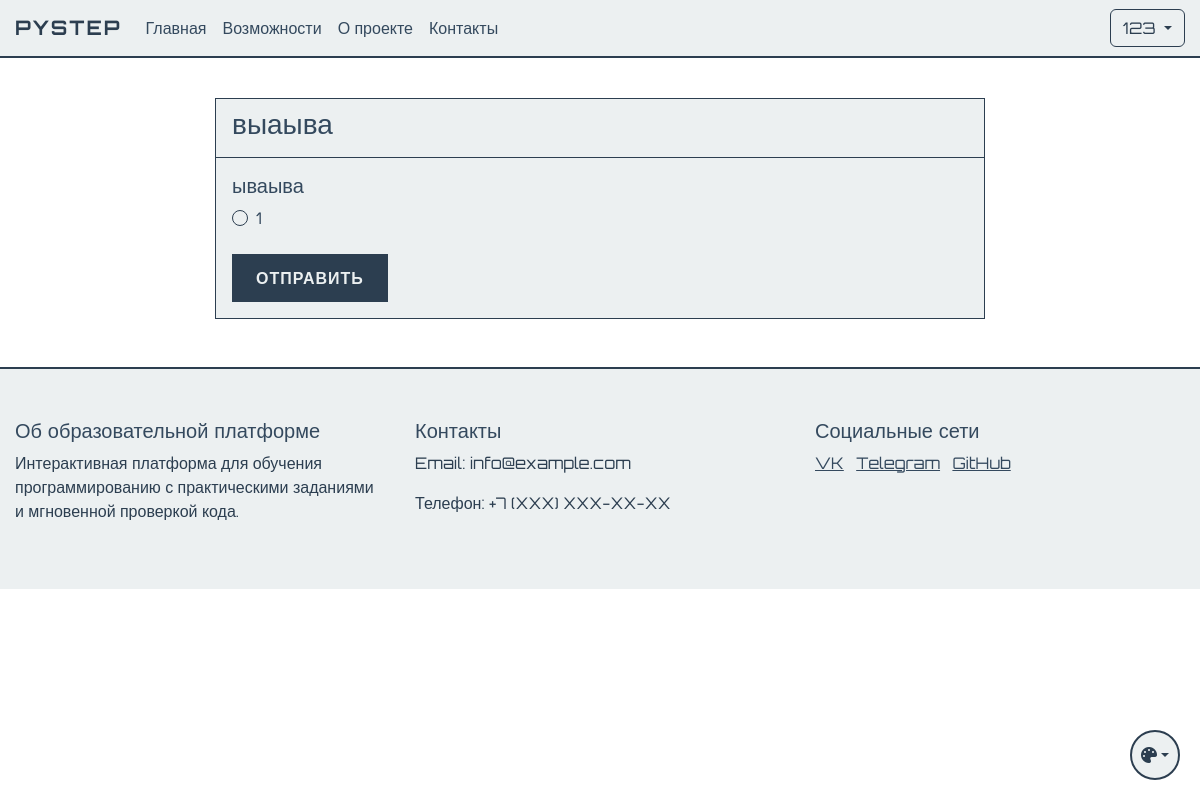
The app's page /lessons/1/test?retake=true (signed in) with its own data.
### app.py (models this page shows, shortened)
class User(UserMixin, db.Model):
    id = db.Column(db.Integer, primary_key=True)
    name = db.Column(db.String(100), nullable=False)
    username = db.Column(db.String(80), unique=True, nullable=False)
    email = db.Column(db.String(120), unique=True, nullable=False)
    password_hash = db.Column(db.String(128))
    is_admin = db.Column(db.Boolean, default=False)
    user_type = db.Column(db.String(20), default='student')  # student, teacher, admin
    created_by = db.Column(db.Integer, db.ForeignKey('user.id'), nullable=True)  # ID пользователя, создавшего этого пользователя
    created_at = db.Column(db.DateTime, default=db.func.now())
    last_login = db.Column(db.DateTime)
    is_active = db.Column(db.Boolean, default=True)
    progress = db.relationship('UserProgress', backref='user', lazy=True)
    ratings = db.relationship('UserRating', backref='user', lazy=True)
    created_users = db.relationship('User', backref=db.backref('creator', remote_side=[id]))

class TheoryTest(db.Model):
    id = db.Column(db.Integer, primary_key=True)
    lesson_id = db.Column(db.Integer, db.ForeignKey('lesson.id'), nullable=False)
    title = db.Column(db.String(200), nullable=False)
    description = db.Column(db.Text)
    max_score = db.Column(db.Integer, default=100)
    time_limit = db.Column(db.Integer)  # Время на прохождение в минутах
    questions = db.relationship('TestQuestion', backref='test', lazy=True)
    created_at = db.Column(db.DateTime, default=db.func.now())
    updated_at = db.Column(db.DateTime, default=db.func.now(), onupdate=db.func.now())
    is_active = db.Column(db.Boolean, default=True)
    required_score = db.Column(db.Integer, default=70)  # Минимальный балл для прохождения

class TestQuestion(db.Model):
    id = db.Column(db.Integer, primary_key=True)
    test_id = db.Column(db.Integer, db.ForeignKey('theory_test.id'), nullable=False)
    question_text = db.Column(db.Text, nullable=False)
    question_type = db.Column(db.String(20), nullable=False)  # single_choice, multiple_choice, text
    correct_answer = db.Column(db.String(200), nullable=False)
    options = db.Column(db.JSON)  # Список вариантов ответов
    points = db.Column(db.Integer, default=1)  # Баллы за правильный ответ
    explanation = db.Column(db.Text)  # Объяснение правильного ответа
    created_at = db.Column(db.DateTime, default=db.func.now())
    updated_at = db.Column(db.DateTime, default=db.func.now(), onupdate=db.func.now())

### app.py (the view, shortened to what this page needs)
@app.route('/lessons/<int:lesson_id>/test', methods=['GET', 'POST'])
@login_required
def take_test(lesson_id):
    lesson = Lesson.query.get_or_404(lesson_id)
    test = TheoryTest.query.filter_by(lesson_id=lesson_id, is_active=True).first()
    if not test:
        flash('Тест не найден или неактивен')
        return redirect(url_for('view_student_lesson', lesson_id=lesson_id))
    progress = UserProgress.query.filter_by(
        user_id=current_user.id,
        lesson_id=lesson_id
    ).first()
    if not progress or not progress.theory_completed:
        flash('Сначала необходимо пройти теоретический материал')
        return redirect(url_for('view_lesson_theory', lesson_id=lesson_id))
    previous_results = TestResult.query.filter_by(
        user_id=current_user.id,
        test_id=test.id
    ).order_by(TestResult.created_at.desc()).all()
    if request.method == 'GET' and any(result.is_passed for result in previous_results):
        if request.args.get('retake') == 'true':
            return render_template('take_test.html', lesson=lesson, test=test)
        return render_template('test_results.html',
                            lesson=lesson,
                            test=test,
                            results=previous_results)

### app.py (called while the page is built)
@login_manager.user_loader
def load_user(user_id):
    return db.session.get(User, int(user_id))

### templates/take_test.html (shortened to what this page needs)
{% extends "base.html" %}
{% block extra_css %}
<link rel="stylesheet" href="{{ url_for('static', filename='css/copy-protection.css') }}">
{% endblock %}
{% block content %}
<div class="container mt-4">
    <div class="row">
        <div class="col-md-8 offset-md-2">
            <div class="card">
                <div class="card-header">
                    <h3>{{ test.title }}</h3>
                </div>
                <div class="card-body protected-content">
                    <form method="post" id="testForm">
                        {% for question in test.questions %}
                        <div class="mb-4">
                            <h5>{{ question.question_text }}</h5>
                            {% if question.question_type == 'single_choice' %}
                                {% for option in question.options %}
                                <div class="form-check">
                                    <input class="form-check-input" type="radio" name="answer_{{ question.id }}" value="{{ option }}" required>
                                    <label class="form-check-label">{{ option }}</label>
                                </div>
                                {% endfor %}
                            {% elif question.question_type == 'text' %}
                                <input type="text" class="form-control" name="answer_{{ question.id }}" required>
                            {% endif %}
                        </div>
                        {% endfor %}
                        <button type="submit" class="btn btn-primary">Отправить</button>
                    </form>
                </div>
            </div>
        </div>
    </div>
</div>
{% endblock %}

### templates/base.html (shortened to what this page needs)
<!DOCTYPE html>
<html lang="ru">
<head>
    <link href="https://cdn.jsdelivr.net/npm/bootstrap@5.3.0/dist/css/bootstrap.min.css" rel="stylesheet">
    <link href="{{ url_for('static', filename='css/themes.css') }}" rel="stylesheet">
    <link href="{{ url_for('static', filename='css/base.css') }}" rel="stylesheet">
    <link href="{{ url_for('static', filename='css/components.css') }}" rel="stylesheet">
    <link href="{{ url_for('static', filename='css/forms.css') }}" rel="stylesheet">
    <link href="{{ url_for('static', filename='css/tables.css') }}" rel="stylesheet">
    <link href="{{ url_for('static', filename='css/layout.css') }}" rel="stylesheet">
    {% block extra_css %}{% endblock %}
</head>
<body>
    <nav class="navbar navbar-expand-lg navbar-dark">
        <div class="container">
            <a class="navbar-brand" href="{{ url_for('index') }}">PyStep</a>
            <div class="collapse navbar-collapse" id="navbarNav">
                <ul class="navbar-nav me-auto">
                    <li class="nav-item">
                        <a class="nav-link" href="{{ url_for('index') }}">Главная</a>
                    </li>
                    <li class="nav-item">
                        <a class="nav-link" href="/#features">Возможности</a>
                    </li>
                    <li class="nav-item">
                        <a class="nav-link" href="/#about">О проекте</a>
                    </li>
                    <li class="nav-item">
                        <a class="nav-link" href="/#contact">Контакты</a>
                    </li>
                </ul>
                <div class="d-flex">
                    {% if current_user.is_authenticated %}
                        <div class="dropdown">
                            <button class="btn btn-outline-light dropdown-toggle" type="button" id="userMenu" data-bs-toggle="dropdown">
                                {{ current_user.username }}
                            </button>
                        </div>
                    {% else %}
                        <a href="{{ url_for('login') }}" class="btn btn-outline-light me-2">Войти</a>
                    {% endif %}
                </div>
            </div>
        </div>
    </nav>
    {% block content %}{% endblock %}
    <footer class="footer mt-5">
        <div class="container">
            <div class="row">
                <div class="col-md-4">
                    <h5>Об образовательной платформе</h5>
                    <p>Интерактивная платформа для обучения программированию с практическими заданиями и мгновенной проверкой кода.</p>
                </div>
                <div class="col-md-4">
                    <h5>Контакты</h5>
                    <p>Email: info@example.com</p>
                    <p>Телефон: +7 (XXX) XXX-XX-XX</p>
                </div>
                <div class="col-md-4">
                    <h5>Социальные сети</h5>
                    <a href="#" class="text-white me-2">VK</a>
                    <a href="#" class="text-white me-2">Telegram</a>
                    <a href="#" class="text-white">GitHub</a>
                </div>
            </div>
        </div>
    </footer>
    <div class="theme-switch">
        <button class="btn dropdown-toggle" type="button" id="themeDropdown" data-bs-toggle="dropdown" aria-expanded="false">
            <i class="fa-solid fa-palette"></i>
        </button>
    </div>
    <link rel="stylesheet" href="https://cdnjs.cloudflare.com/ajax/libs/font-awesome/6.5.1/css/all.min.css">
</body>
</html>

### static/css/themes.css (style rules this page uses)
:root[data-theme="classic"] { --cyber-primary: #2c3e50; --cyber-secondary: #34495e; --cyber-dark: #ecf0f1; --cyber-bg: #ffffff; --cyber-text: #2c3e50; --cyber-text-light: #34495e; --cyber-text-muted: #7f8c8d; --cyber-card-bg: #ecf0f1; --cyber-text-dark: #2c3e50; --cyber-info: #3498db; }

### static/css/base.css (style rules this page uses)
body { font-family: 'Orbitron', sans-serif; background-color: var(--cyber-bg); color: var(--cyber-text); min-height: 100vh; display: flex; flex-direction: column; opacity: 0; transition: opacity 0.3s ease; }
body.theme-loaded { opacity: 1; }
h1, h2, h3, h4, h5, h6 { color: var(--cyber-text-light); }
p { color: var(--cyber-text); }
.text-white { color: var(--cyber-text-light) !important; }
.navbar { background-color: var(--cyber-dark) !important; border-bottom: 2px solid var(--cyber-primary); }
.navbar-brand { color: var(--cyber-primary) !important; font-weight: 700; text-transform: uppercase; letter-spacing: 2px; }
.nav-link { color: var(--cyber-text-light) !important; transition: all 0.3s ease; }
.footer { background-color: var(--cyber-dark); border-top: 2px solid var(--cyber-primary); color: var(--cyber-text-light); padding: 50px 0; margin-top: auto; }

### static/css/components.css (style rules this page uses)
.card { background-color: var(--cyber-card-bg); border: 1px solid var(--cyber-primary); color: var(--cyber-text-light); }
.card-header { background-color: rgba(0, 255, 157, 0.1); border-bottom: 1px solid var(--cyber-primary); color: var(--cyber-text-light); }
.card-body { background-color: var(--cyber-card-bg); color: var(--cyber-text-light); }
.btn-outline-light { border-color: var(--cyber-primary); color: var(--cyber-primary); transition: all 0.3s ease; }

### static/css/forms.css (style rules this page uses)
.form-check-input { background-color: var(--cyber-card-bg); border-color: var(--cyber-primary); }
.form-check-label { color: var(--cyber-text-light); }

### static/css/layout.css (style rules this page uses)
.container { max-width: 1200px; margin: 0 auto; padding: 0 15px; }
.row { margin: 0 -15px; }
.col, [class*="col-"] { padding: 0 15px; }
.mt-4 { margin-top: 1.5rem; }
.mt-5 { margin-top: 3rem; }
.mb-4 { margin-bottom: 1.5rem; }
.d-flex { display: flex; }

### static/css/copy-protection.css (style rules this page uses)
.protected-content { -webkit-user-select: none; -moz-user-select: none; -ms-user-select: none; user-select: none; position: relative; }
.protected-content::before { content: ''; position: absolute; top: 0; left: 0; right: 0; bottom: 0; background: transparent; pointer-events: none; z-index: 10; }

### records on screen
User: username "123"
TheoryTest: title "выаыва"
TestQuestion: question_text "ываыва", options "1"
